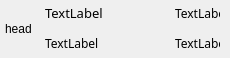
<?xml version="1.0" encoding="UTF-8"?>
<ui version="4.0">
 <class>ChatListItem</class>
 <widget class="QWidget" name="ChatListItem">
  <property name="geometry">
   <rect>
    <x>0</x>
    <y>0</y>
    <width>230</width>
    <height>58</height>
   </rect>
  </property>
  <property name="sizePolicy">
   <sizepolicy hsizetype="Fixed" vsizetype="Fixed">
    <horstretch>0</horstretch>
    <verstretch>0</verstretch>
   </sizepolicy>
  </property>
  <property name="minimumSize">
   <size>
    <width>230</width>
    <height>58</height>
   </size>
  </property>
  <property name="maximumSize">
   <size>
    <width>230</width>
    <height>58</height>
   </size>
  </property>
  <property name="windowTitle">
   <string>Form</string>
  </property>
  <layout class="QHBoxLayout" name="horizontalLayout_2">
   <property name="spacing">
    <number>0</number>
   </property>
   <property name="leftMargin">
    <number>5</number>
   </property>
   <property name="topMargin">
    <number>0</number>
   </property>
   <property name="rightMargin">
    <number>5</number>
   </property>
   <property name="bottomMargin">
    <number>0</number>
   </property>
   <item>
    <widget class="QWidget" name="widget_2" native="true">
     <layout class="QHBoxLayout" name="horizontalLayout">
      <property name="spacing">
       <number>0</number>
      </property>
      <property name="leftMargin">
       <number>0</number>
      </property>
      <property name="topMargin">
       <number>0</number>
      </property>
      <property name="rightMargin">
       <number>0</number>
      </property>
      <property name="bottomMargin">
       <number>0</number>
      </property>
      <item>
       <widget class="QLabel" name="lbHeadIcon">
        <property name="sizePolicy">
         <sizepolicy hsizetype="Fixed" vsizetype="Fixed">
          <horstretch>0</horstretch>
          <verstretch>0</verstretch>
         </sizepolicy>
        </property>
        <property name="minimumSize">
         <size>
          <width>40</width>
          <height>40</height>
         </size>
        </property>
        <property name="maximumSize">
         <size>
          <width>40</width>
          <height>40</height>
         </size>
        </property>
        <property name="text">
         <string>head</string>
        </property>
       </widget>
      </item>
      <item>
       <widget class="QWidget" name="widget" native="true">
        <layout class="QFormLayout" name="formLayout">
         <property name="horizontalSpacing">
          <number>0</number>
         </property>
         <property name="leftMargin">
          <number>0</number>
         </property>
         <property name="topMargin">
          <number>0</number>
         </property>
         <property name="rightMargin">
          <number>0</number>
         </property>
         <property name="bottomMargin">
          <number>0</number>
         </property>
         <item row="0" column="0">
          <widget class="QLabel" name="lbUserName">
           <property name="sizePolicy">
            <sizepolicy hsizetype="Expanding" vsizetype="Expanding">
             <horstretch>0</horstretch>
             <verstretch>0</verstretch>
            </sizepolicy>
           </property>
           <property name="minimumSize">
            <size>
             <width>130</width>
             <height>22</height>
            </size>
           </property>
           <property name="maximumSize">
            <size>
             <width>130</width>
             <height>22</height>
            </size>
           </property>
           <property name="font">
            <font>
             <family>微软雅黑</family>
             <pointsize>10</pointsize>
            </font>
           </property>
           <property name="text">
            <string>TextLabel</string>
           </property>
          </widget>
         </item>
         <item row="0" column="1">
          <widget class="QLabel" name="lbDate">
           <property name="sizePolicy">
            <sizepolicy hsizetype="Fixed" vsizetype="Fixed">
             <horstretch>0</horstretch>
             <verstretch>0</verstretch>
            </sizepolicy>
           </property>
           <property name="minimumSize">
            <size>
             <width>45</width>
             <height>22</height>
            </size>
           </property>
           <property name="maximumSize">
            <size>
             <width>45</width>
             <height>22</height>
            </size>
           </property>
           <property name="font">
            <font>
             <family>微软雅黑</family>
            </font>
           </property>
           <property name="text">
            <string>TextLabel</string>
           </property>
          </widget>
         </item>
         <item row="1" column="0">
          <widget class="QLabel" name="lbMostRecentMsg">
           <property name="sizePolicy">
            <sizepolicy hsizetype="Fixed" vsizetype="Fixed">
             <horstretch>0</horstretch>
             <verstretch>0</verstretch>
            </sizepolicy>
           </property>
           <property name="minimumSize">
            <size>
             <width>130</width>
             <height>22</height>
            </size>
           </property>
           <property name="maximumSize">
            <size>
             <width>130</width>
             <height>22</height>
            </size>
           </property>
           <property name="font">
            <font>
             <family>微软雅黑</family>
            </font>
           </property>
           <property name="text">
            <string>TextLabel</string>
           </property>
          </widget>
         </item>
         <item row="1" column="1">
          <widget class="QLabel" name="lbStateIcon">
           <property name="sizePolicy">
            <sizepolicy hsizetype="Fixed" vsizetype="Fixed">
             <horstretch>0</horstretch>
             <verstretch>0</verstretch>
            </sizepolicy>
           </property>
           <property name="minimumSize">
            <size>
             <width>45</width>
             <height>22</height>
            </size>
           </property>
           <property name="maximumSize">
            <size>
             <width>45</width>
             <height>22</height>
            </size>
           </property>
           <property name="font">
            <font>
             <family>微软雅黑</family>
            </font>
           </property>
           <property name="text">
            <string>TextLabel</string>
           </property>
          </widget>
         </item>
        </layout>
       </widget>
      </item>
     </layout>
    </widget>
   </item>
  </layout>
 </widget>
 <resources/>
 <connections/>
</ui>
